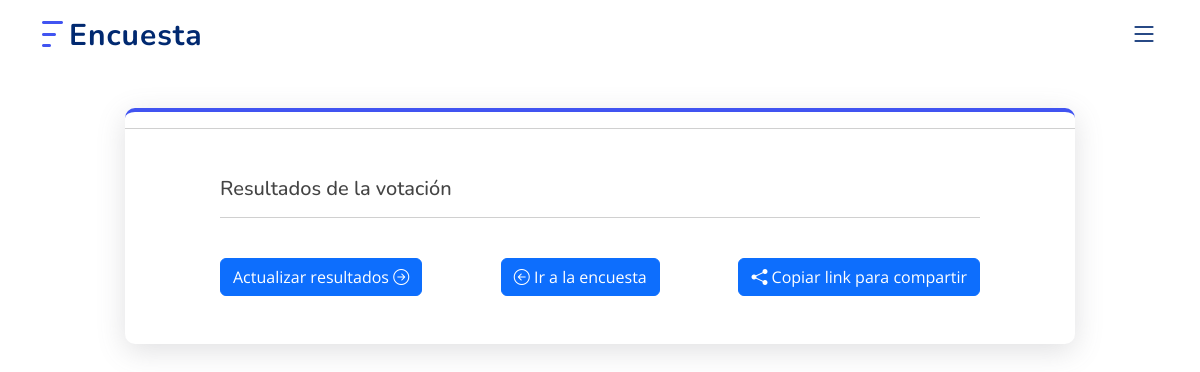
Before: /resultados_encuesta.php?encuesta=88GwtCvH24iTW1EzmZuy with the older database file.
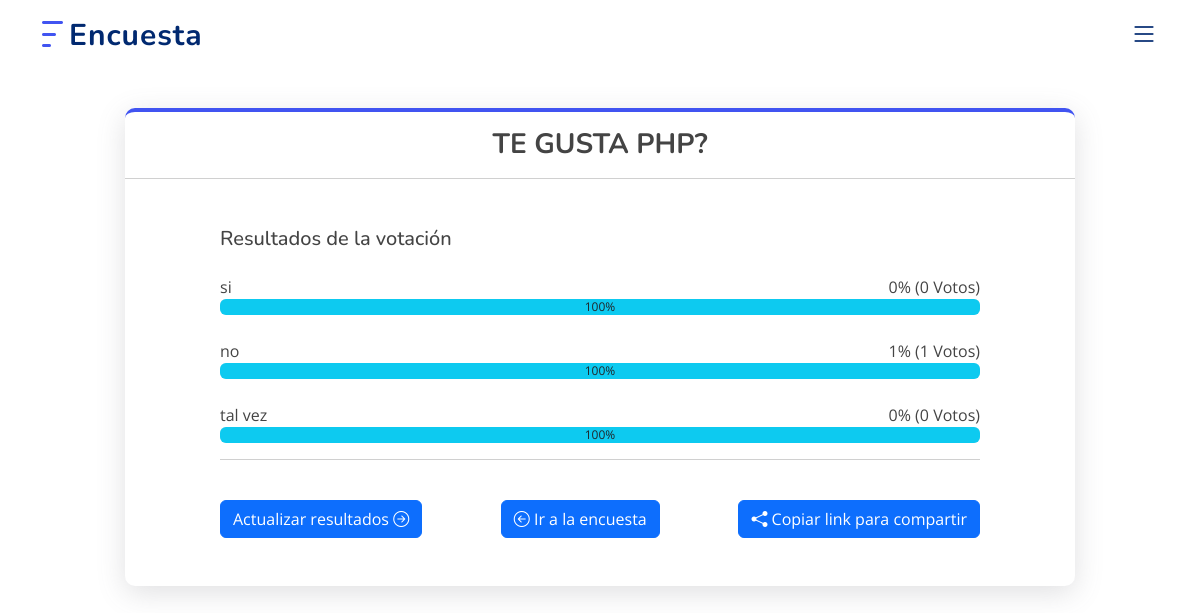
After: the same page with the newer database file.
### tables this page shows
CREATE TABLE `tbl_encuestas` (
  `id` int(11) UNSIGNED NOT NULL,
  `code_encuesta` varchar(100) DEFAULT NULL,
  `titulo_encuesta` varchar(250) NOT NULL DEFAULT '',
  `tipo_encuesta` varchar(80) DEFAULT NULL,
  `solicitar_nombre_participante` int(11) DEFAULT 0,
  `permitir_comentarios` int(11) DEFAULT 0,
  `visibilidad_resultados` varchar(100) DEFAULT NULL,
  `duplicados_de_voz` varchar(60) DEFAULT NULL,
  `fecha_finalizacion` timestamp NULL DEFAULT NULL,
  `created_at` timestamp NULL DEFAULT current_timestamp()
);

CREATE TABLE `tbl_opciones_encuesta` (
  `id_pregunta` int(11) UNSIGNED NOT NULL,
  `code_encuesta` varchar(100) DEFAULT NULL,
  `opcion_encuesta` mediumtext DEFAULT NULL
);

### code_encuesta/acciones_encuesta.php (called while the page is built, shortened)
<?php
   function obtenerEncuesta($con, $code_encuesta)
   {
       $sqlEncuesta = "SELECT
                   e.code_encuesta,
                   e.titulo_encuesta,
                   e.created_at,
                   e.fecha_finalizacion
               FROM tbl_encuestas AS e
               WHERE e.code_encuesta ='" . mysqli_real_escape_string($con, $code_encuesta) . "'";
       $queryEncuesta = mysqli_query($con, $sqlEncuesta);
       $data = mysqli_fetch_assoc($queryEncuesta);
       return $data;
   }
   function obtenerResultadosEncuesta($con, $code_encuesta)
   {
       $sqlRespuestas = ("SELECT o.id_pregunta, o.opcion_encuesta, IFNULL(COUNT(r.respuesta_encuesta), 0) AS total_respuestas
                   FROM tbl_opciones_encuesta AS o
                   LEFT JOIN tbl_respuestas_encuestas AS r ON o.code_encuesta = r.code_encuesta AND o.opcion_encuesta = r.respuesta_encuesta
                   WHERE o.code_encuesta ='" . $code_encuesta . "'
                   GROUP BY o.id_pregunta, o.opcion_encuesta");
       $queryRespuesta = mysqli_query($con, $sqlRespuestas);
       return $queryRespuesta;
   }

### resultados_encuesta.php (the view, shortened to what this page needs)
<!DOCTYPE html>
<html lang="en">
<link rel="stylesheet" href="assets/css/my_custom.css">
<head>
</head>
<body>
    <?php
    if (isset($_POST['encuesta'])) {
        $code_encuesta = $_POST['encuesta'];
    } elseif (isset($_GET['encuesta'])) {
        $code_encuesta = $_GET['encuesta'];
    } else {
        header("Location: index.php");
        exit;
    }
    include('code_encuesta/acciones_encuesta.php');
    $resultadoDetalleEncuesta = obtenerEncuesta($con, $code_encuesta);
    $resultadoRespuestas = obtenerResultadosEncuesta($con, $code_encuesta);
    ?>
    <main id="main mt-5 mb-5">
        <section id="contact" class="contact mt-5">
            <div class="container" data-aos="fade-up">
                <div class="row justify-content-md-center">
                    <div class="col-md-10 box_shadox">
                        <h3 class="text-center mt-3 mb-5">
                            <strong>
                                <?php echo $resultadoDetalleEncuesta['titulo_encuesta']; ?>
                            </strong>
                            <hr>
                        </h3>
                        <div class="mb-5" style="width: 80%; margin:0 auto;">
                            <h5>Resultados de la votaci&oacute;n</h5>
                            <?php
                            $contador = 0;
                            while ($row = mysqli_fetch_assoc($resultadoRespuestas)) {
                                $porcentajeVotaron = ($row['total_respuestas'] / 100) * 100;
                                $contador++;
                            ?>
                                <span id="<?php echo $row['id_pregunta']; ?>">
                                    <label class="mt-4" for="<?php echo $row['total_respuestas']; ?>" style="display: flex; justify-content: space-between;">
                                        <span><?php echo $row['opcion_encuesta']; ?></span>
                                        <span><?php echo $porcentajeVotaron; ?>% (<?php echo $row['total_respuestas']; ?> Votos)</span>
                                    </label>
                                    <div id="progre_<?php echo $contador; ?>">
                                        <div id="progress" class="progress" style="width:100%;">
                                            <div id="progress-bar" class="progress-bar bg-info text-dark" role="progressbar" aria-valuenow="0" aria-valuemin="0" aria-valuemax="100" style="width:0%;">
                                                <span id="texto"> </span>
                                            </div>
                                        </div>
                                    </div>
                                </span>
                            <?php   } ?>
                            <hr>
                            <div class="form-group btnsFlexbox">
                                <a href="resultados_encuesta.php?encuesta=<?php echo $code_encuesta; ?>" class="btn btn-primary mt-4">
                                    Actualizar resultados
                                    <i class="bi bi-arrow-right-circle"></i>
                                </a>
                                <a href="tu_encuesta.php?encuesta=<?php echo $code_encuesta; ?>" class="btn btn-primary mt-4" type="submit">
                                    <i class="bi bi-arrow-left-circle"></i>
                                    Ir a la encuesta
                                </a>
                                <button class="btn btn-primary mt-4" onclick="copiarTexto()">
                                    <i class="bi bi-share-fill"></i>
                                    Copiar link para compartir
                                </button>
                            </div>
                        </div>
                    </div>
                </div>
            </div>
        </section>
    </main>
</body>
</html>

### assets/css/style.css (style rules this page uses)
:root { scroll-behavior: smooth; }
body { font-family: "Open Sans", sans-serif; color: #444444; }
a { color: #4154f1; text-decoration: none; }
h1, h2, h3, h4, h5, h6 { font-family: "Nunito", sans-serif; }
section { padding: 60px 0; overflow: hidden; }
.header { transition: all 0.5s; z-index: 997; padding: 20px 0; }
.header .logo { line-height: 0; }
.header .logo img { max-height: 40px; margin-right: 6px; }
.header .logo span { font-size: 30px; font-weight: 700; letter-spacing: 1px; color: #012970; font-family: "Nunito", sans-serif; margin-top: 3px; }
.navbar { padding: 0; }
.mobile-nav-toggle { color: #012970; font-size: 28px; cursor: pointer; display: none; line-height: 0; transition: 0.5s; }
@media (max-width: 1200px) { .mobile-nav-toggle { display: block; } }

### assets/css/my_custom.css (style rules this page uses)
.box_shadox { padding: 0px !important; border-top: 4px solid #4154f1; border-radius: 10px; box-shadow: rgba(100, 100, 111, 0.2) 0px 7px 29px 0px; }
.btnsFlexbox { display: flex; justify-content: space-between; flex-wrap: wrap; }

Changed rows visible on the page:
added tbl_encuestas: titulo_encuesta "TE GUSTA PHP?"
added tbl_opciones_encuesta: opcion_encuesta "si", porcentajeVotaron "0", total_respuestas "0"
added tbl_opciones_encuesta: opcion_encuesta "no", porcentajeVotaron "1", total_respuestas "1"
added tbl_opciones_encuesta: opcion_encuesta "tal vez", porcentajeVotaron "0", total_respuestas "0"
